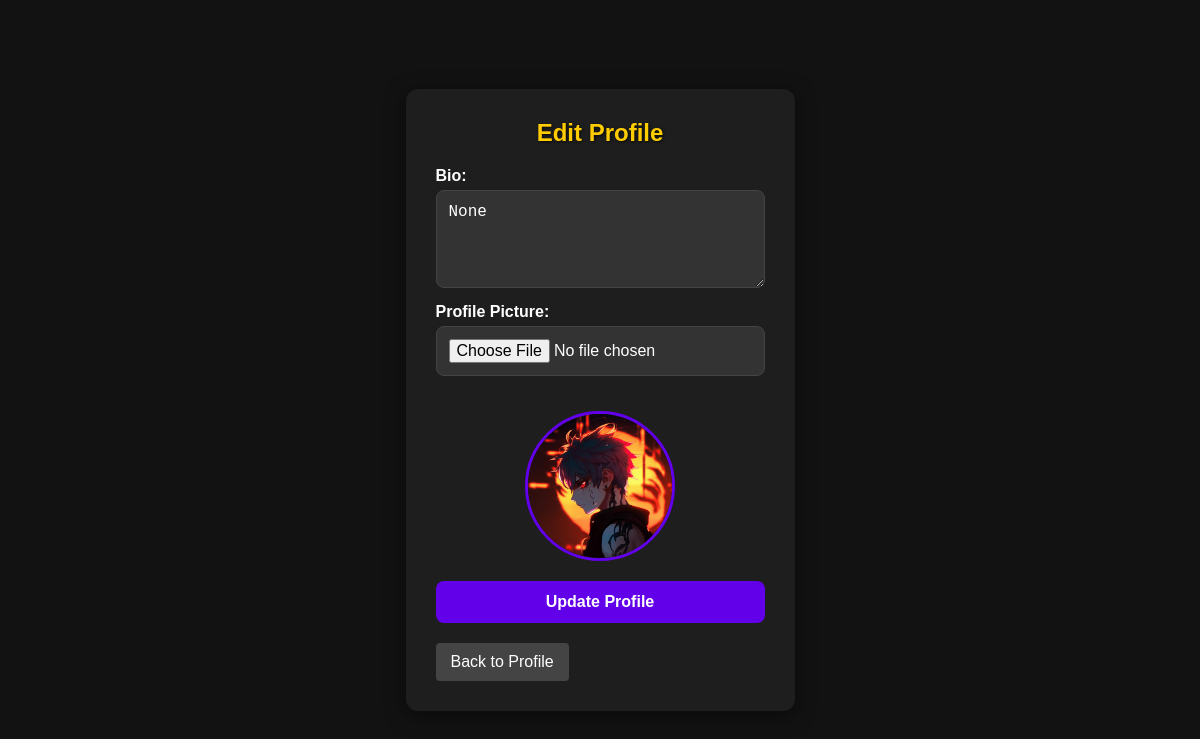
The app's page /profile/edit/ (signed in) with its own data.
### entries/models.py (models this page shows)
class Profile(models.Model):
    user = models.OneToOneField(User, on_delete=models.CASCADE)
    bio = models.TextField(blank=True, null=True)
    profile_picture = models.ImageField(upload_to='profile_pictures/', default='story\journal\media\profile_pictures\default-profile.jpg')

### entries/views.py (the view)
# urls.py: path('profile/edit/', views.edit_profile, name='edit_profile'),
@login_required
def edit_profile(request):
    profile = get_object_or_404(Profile, user=request.user)
    if request.method == 'POST':
        profile.bio = request.POST.get('bio')
        if request.FILES.get('profile_picture'):
            profile.profile_picture = request.FILES['profile_picture']
        profile.save()
        return redirect('user_profile')  # Redirect to the user profile page after saving
    return render(request, 'edit_profile.html', {'profile': profile})

### entries/templates/edit_profile.html (shortened to what this page needs)
<!DOCTYPE html>
<html lang="en">
<head>
</head>
<body>
    <div class="container">
        <h2>Edit Profile</h2>
        <form method="POST" enctype="multipart/form-data">
            <label for="bio">Bio:</label>
            <textarea id="bio" name="bio" rows="4" placeholder="Tell us about yourself...">{{ profile.bio }}</textarea>
            <label for="profile_picture">Profile Picture:</label>
            <input type="file" id="profile_picture" name="profile_picture">
            {% if profile.profile_picture %}
                <img src="{{ profile.profile_picture.url }}" alt="Profile Picture" class="profile-picture">
            {% endif %}
            <button type="submit">Update Profile</button>
        </form>
        <a href="{% url 'user_profile' %}" class="back-button">Back to Profile</a>
    </div>
</body>
</html>

### entries/templates/edit_profile.html (style rules this page uses)
* { margin: 0; padding: 0; box-sizing: border-box; }
body { font-family: Arial, sans-serif; background-color: #121212; display: flex; align-items: center; justify-content: center; height: 100vh; color: #ffffff; }
.container { max-width: 600px; padding: 30px; background-color: #1e1e1e; border-radius: 12px; box-shadow: 0 4px 20px rgba(0, 0, 0, 0.5); position: relative; }
h2 { margin-bottom: 20px; text-align: center; color: #ffcc00; text-shadow: 1px 1px 3px rgba(0, 0, 0, 0.7); }
form { display: flex; flex-direction: column; }
form label { margin-bottom: 5px; font-weight: bold; }
form input, form textarea { margin-bottom: 15px; padding: 12px; border: 1px solid #444; border-radius: 8px; font-size: 16px; outline: none; transition: all 0.3s ease; background-color: #333; color: #ffffff; }
form button { padding: 12px; background-color: #6200ea; color: white; border: none; border-radius: 8px; cursor: pointer; font-size: 16px; font-weight: bold; transition: background-color 0.3s, transform 0.2s; }
.profile-picture { max-width: 150px; border-radius: 50%; margin: 20px auto; display: block; border: 3px solid #6200ea; }
.back-button { display: inline-block; padding: 10px 15px; color: white; background-color: #444; text-decoration: none; border-radius: 4px; text-align: center; margin-top: 20px; transition: background-color 0.3s, transform 0.2s; }

### records on screen
Profile: bio "None", profile_picture (picture)
